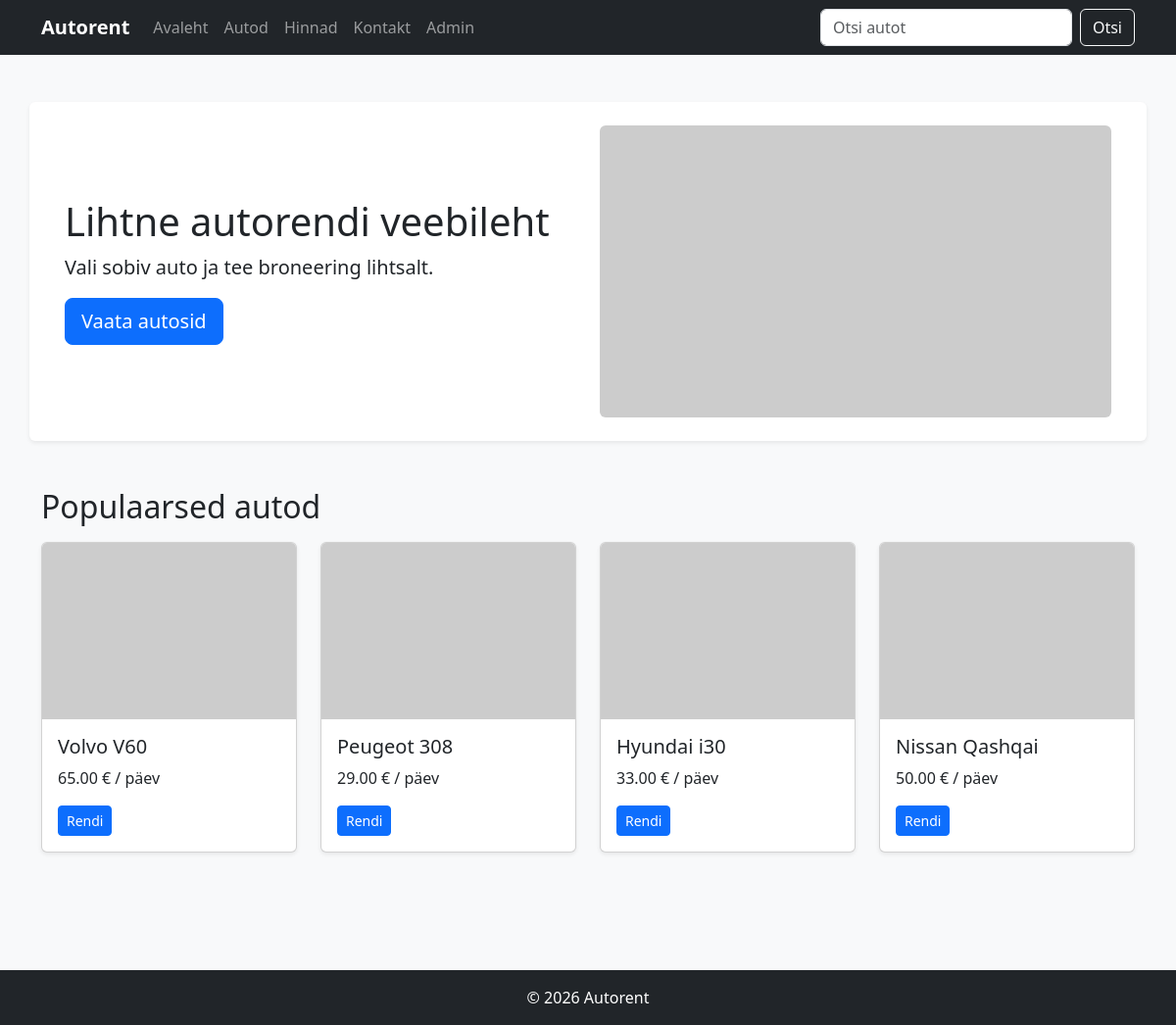
The page / on the database its author committed.
### tables this page shows
CREATE TABLE cars (
    id INT AUTO_INCREMENT PRIMARY KEY,
    brand VARCHAR(100) NOT NULL,
    model VARCHAR(100) NOT NULL,
    year INT NOT NULL,
    registration_number VARCHAR(50) NOT NULL,
    price_per_day DECIMAL(10,2) NOT NULL,
    fuel_type VARCHAR(50) NOT NULL,
    transmission VARCHAR(50) NOT NULL,
    seats INT NOT NULL,
    description TEXT,
    image VARCHAR(255),
    status VARCHAR(30) DEFAULT 'vaba',
    created_at TIMESTAMP DEFAULT CURRENT_TIMESTAMP
);

### index.php (the view)
<?php include 'inc/header.php'; ?>
<div class="container py-5">
    <div class="row align-items-center bg-white p-4 rounded shadow-sm">
        <div class="col-md-6">
            <h1>Lihtne autorendi veebileht</h1>
            <p class="lead">Vali sobiv auto ja tee broneering lihtsalt.</p>
            <a href="autod.php" class="btn btn-primary btn-lg">Vaata autosid</a>
        </div>
        <div class="col-md-6">
            <img src="https://loremflickr.com/700/400/car" class="img-fluid rounded hero-img" alt="Auto">
        </div>
    </div>
    <h2 class="mt-5 mb-3">Populaarsed autod</h2>
    <div class="row">
        <?php
        include 'inc/db.php';
        $result = mysqli_query($conn, "SELECT * FROM cars ORDER BY id DESC LIMIT 4");
        while ($car = mysqli_fetch_assoc($result)) {
        ?>
            <div class="col-md-3 mb-4">
                <div class="card h-100 shadow-sm">
                    <img src="<?php echo $car['image']; ?>" class="card-img-top" alt="Auto">
                    <div class="card-body">
                        <h5><?php echo $car['brand'] . ' ' . $car['model']; ?></h5>
                        <p><?php echo $car['price_per_day']; ?> € / päev</p>
                        <a href="auto.php?id=<?php echo $car['id']; ?>" class="btn btn-primary btn-sm">Rendi</a>
                    </div>
                </div>
            </div>
        <?php } ?>
    </div>
</div>
<?php include 'inc/footer.php'; ?>

### assets/css/style.css (style rules this page uses)
.hero-img { max-height: 330px; object-fit: cover; }
.card-img-top { height: 180px; object-fit: cover; }

### rows shown on the page
cars: brand "Volvo", model "V60", price_per_day "65.00"
cars: brand "Peugeot", model "308", price_per_day "29.00"
cars: brand "Hyundai", model "i30", price_per_day "33.00"
cars: brand "Nissan", model "Qashqai", price_per_day "50.00"
